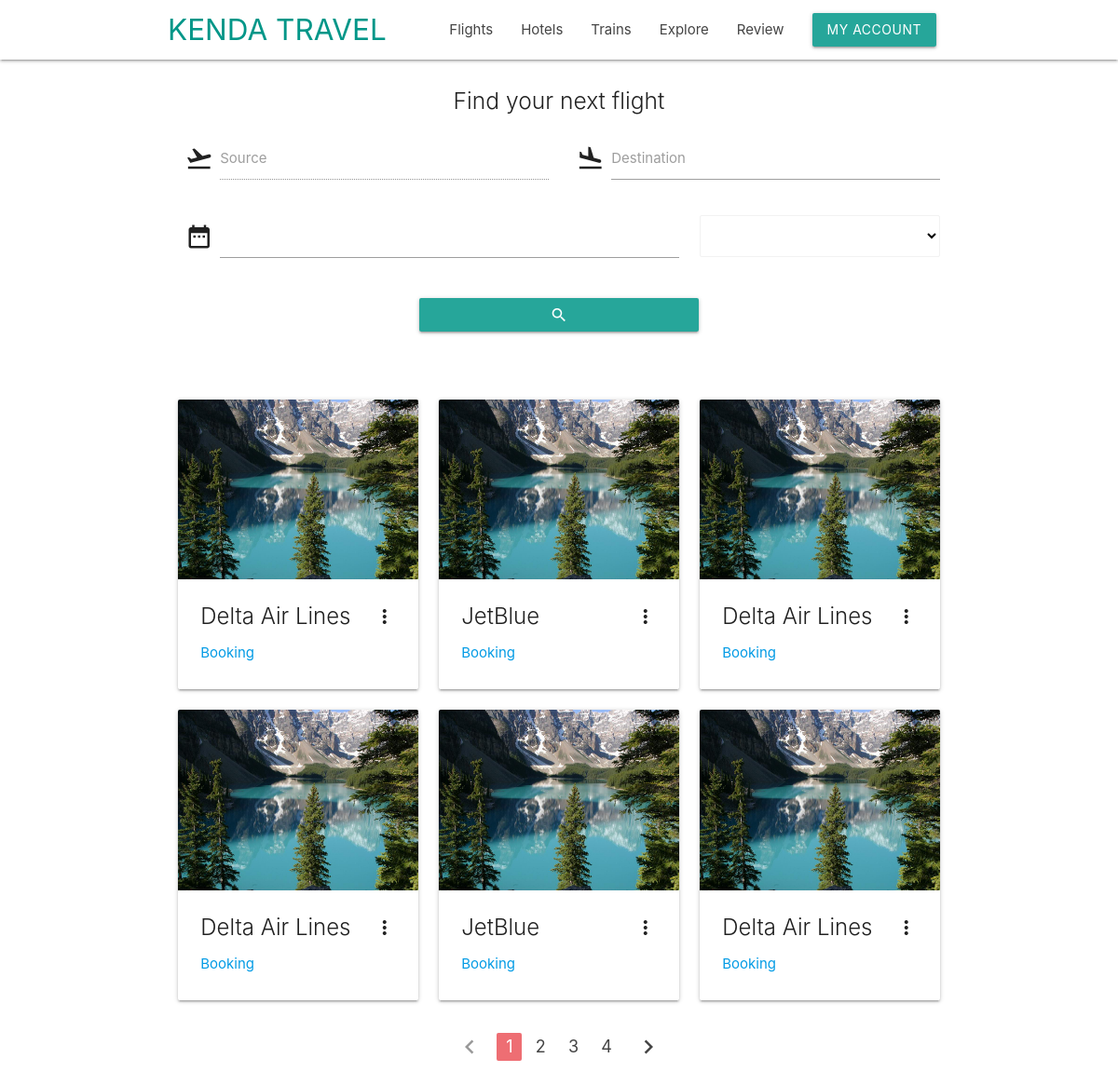
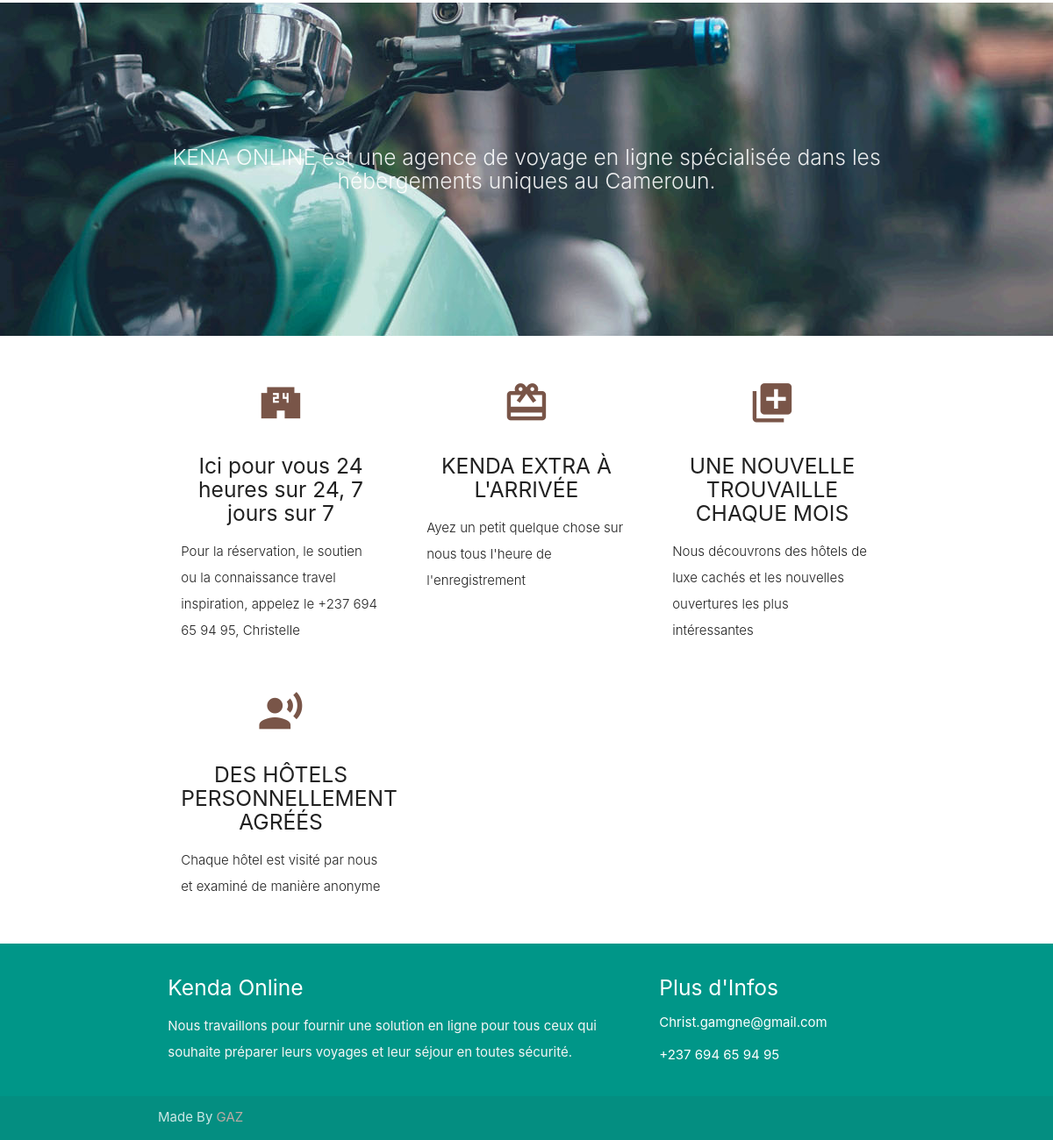
The page / on the database its author committed (2 pictures, top to bottom).
### travellite/models.py (models this page shows)
class Flight(models.Model):
	companyName = models.CharField(max_length=30)
	sourceLocation = models.CharField(max_length=30)
	destinationLocation = models.CharField(max_length=30)
	departureDate = models.DateField()
	departureTime = models.TimeField()
	fareEconomy = models.DecimalField(max_digits=6,decimal_places=2)
	fareBusiness = models.DecimalField(max_digits=6,decimal_places=2)
	fareFirst = models.DecimalField(max_digits=6,decimal_places=2)
	numSeatsRemainingEconomy = models.IntegerField()
	numSeatsRemainingBusiness = models.IntegerField()
	numSeatsRemainingFirst = models.IntegerField()

### travellite/views.py (the view)
# urls.py: path('', views.index, name='index'),
@csrf_exempt
def index(request):
	if request.method == 'POST':
		secret = 'kcnxkcjnxkvjnoeinvk'
		flights = Flight.objects.all()
		print(len(flights))
		source = request.POST.get('source')
		if is_valid_queryparam(source):
			try:
				sourceArr = source.split(',')
				sourceCity = sourceArr[0]
				flights = flights.filter(sourceLocation__icontains=sourceCity)
				print('In source location',len(flights))
				for f in flights:
					print(f)
			except Exception as e:
				print('error during splitting of source',e)
		destination = request.POST.get('destination')
		if is_valid_queryparam(destination):
			try:
				destinationArr = destination.split(',')
				destinationCity = destinationArr[0]
				flights = flights.filter(destinationLocation__icontains=destinationCity)
			except Exception as e:
				print('error during splitting of destination',e)
		startdate = request.POST.get('startdate')
		if is_valid_queryparam(startdate):
			try:
				startdate = startdate.split('-')
				year = int(startdate[0])
				month = int(startdate[1])
				day = int(startdate[2])
				flights = flights.filter(departureDate=datetime.date(year,month,day))
			except Exception as e:
				print('error during splitting of startdate',e)
		flightClass = request.POST.get('class')
		print(len(flights))
		return render(request, 'index.html',{"results":"yes", "some_list": flights, "class":flightClass})
	else:
		flights = Flight.objects.values()
		list_result = [entry for entry in flights]
		print(' --- In index')
		paginator = Paginator(list_result, 6)
		page_number = request.GET.get('page')
		page_obj = paginator.get_page(page_number)
		return render(request, 'index.html',{'page_obj':page_obj})

### travellite/templates/index.html (shortened to what this page needs)
{% extends "base.html" %} {% load static %} {% block content %}
<div id="index-banner">
  <div class="section no-pad-bot">
    <div class="container">
      <form id="search_flight" action="" method="POST">
        <div class="row center">
          <h5 class="header col s12 light">Find your next flight</h5>
          <div class="input-field col l6 s12">
            <i class="material-icons prefix">flight_takeoff</i>
            <input
              autocomplete="lkugjzfkugkjhfjkjgzkj"
              type="text"
              name="source"
              id="autocomplete-input"
              class="autocomplete"
            />
            <label for="autocomplete-input">Source</label>
          </div>
          <div class="input-field col l6 s12">
            <i class="material-icons prefix">flight_land</i>
            <input
              autocomplete="lkugjzfkugkjhfjkjgzkj"
              type="text"
              name="destination"
              id="autocomplete-input"
              class="autocomplete"
            />
            <label for="autocomplete-input">Destination</label>
          </div>
          <div class="input-field col l8 s12">
            <i class="material-icons prefix">date_range</i>
            <input type="text" name="startdate" class="datepicker" />
          </div>
          <div class="input-field col l4 s12">
            <select name="class" class="browser-default">
            </select>
          </div>
        </div>
        <div class="row center">
          <button
            onclick="event.preventDefault(); searchFlightsFunc(event)"
            class="btn waves-effect waves-light"
            style="width: 300px"
            type="submit">
            <i class="large material-icons">search</i>
          </button>
        </div>
      </form>
      <br /><br />
    </div>
  </div>
</div>
<div class="container">
  <div class="row">
    {% for flight in page_obj %}
    <div class="col s4">
      <div class="card">
        <div class="card-image waves-effect waves-block waves-light">
          <img src="{% static 'images/sample-1.jpg' %}" />
        </div>
        <div class="card-content">
          <span class="card-title activator grey-text text-darken-4">{{flight.companyName}}<i class="material-icons right">more_vert</i></span>
          <p><a href="#">Booking</a></p>
        </div>
</div>
    </div>
    {% endfor %}
  </div>
</div>
{% if page_obj.has_other_pages %}
<ul class="pagination center">
  {% if page_obj.has_previous %}
      <li class="waves-effect"><a href="?page={{ page_obj.previous_page_number }}"><i class="material-icons">chevron_left</i></a></li>
  {%else%}
  <li class="disabled"><a href="#"><i class="material-icons">chevron_left</i></a></li>
  {% endif %}
  {% for num_page in page_obj.paginator.page_range %}
    {% if page_obj.number == num_page %}
    <li class="active"><a href="?page={{ num_page }}">{{num_page}}</a></li>
    {% else %}
    <li class="waves-effect"><a href="?page={{ num_page }}">{{num_page}}</a></li>
    {% endif %}
  {% endfor %}
  {% if page_obj.has_next %}
      <li class="waves-effect"><a href="?page={{ page_obj.next_page_number }}"><i class="material-icons">chevron_right</i></a></li>
      {%else%}
      <li class="disabled"><a href="#"><i class="material-icons">chevron_right</i></a></li>
  {% endif %}
</ul>
{% endif %}
{% if results %}
<div class="row center">
  <div class="container">
    {% for obj in some_list %}
    <form action="" method="POST">
      {% csrf_token %}
      <div class="card teal lighten-2">
        <div class="card-content white-text">
          <span class="card-title">{{obj.companyName}}</span>
          <div class="row" style="font-size: 16px">
            <div class="col l4 m4 s4">
              <p>Source: {{obj.sourceLocation}}</p>
              <p>Destination: {{obj.destinationLocation}}</p>
            </div>
            <div class="col l4 m4 s4">
              <p>Departure Date: {{obj.departureDate}}</p>
              <p>Departure Time: {{obj.departureTime}}</p>
            </div>
            {% if class == "economy" %}
            <div class="col l4 m4 s4">
              <p>Class: economy</p>
              <p>Fare: {{obj.fareEconomy}}</p>
              <p>Seats Available: {{obj.numSeatsRemainingEconomy}}</p>
            </div>
            {% endif %} {% if class == "business" %}
            <div class="col l4 m4 s4">
              <p>Class: business</p>
            </div>
            <div class="col l4 m4 s4">
              <p>Fare: {{obj.fareBusiness}}</p>
            </div>
            <div class="col l4 m4 s4">
              <p>Seats Available: {{obj.numSeatsRemainingBusiness}}</p>
            </div>
            {% endif %} {% if class == "first" %}
            <div class="col l4 m4 s4">
              <p>Class: first</p>
            </div>
            <div class="col l4 m4 s4">
              <p>Fare: {{obj.fareFirst}}</p>
            </div>
            <div class="col l4 m4 s4">
              <p>Seats Available: {{obj.numSeatsRemainingFirst}}</p>
            </div>
            {% endif %}
          </div>
        </div>
        {% if request.session.current_user %}
        <div class="card-action">
          <a href="{% url 'book' %}?type=flight&class={{class}}&id={{obj.id}}"
            >Book Now</a
          >
        </div>
        {% endif %}
      </div>
    </form>
    {% endfor %}
  </div>
</div>
{% else %}
<div class="parallax-container valign-wrapper">
  <div class="section no-pad-bot">
    <div class="container">
      <div class="row center">
        <h5 class="header col s12 light">
          KENA ONLINE est une agence de voyage en ligne spécialisée dans les hébergements uniques au Cameroun.
        </h5>
      </div>
    </div>
  </div>
  <div class="parallax">
    <img
      src="{% static 'images/background1.jpg' %}"
      alt="Unsplashed background img 2"
    />
  </div>
</div>
<div class="container">
  <div class="section">
    <div class="row">
      <div class="col s12 m4">
        <div class="icon-block">
          <h2 class="center brown-text">
            <i class="material-icons">local_convenience_store</i>
          </h2>
          <h5 class="center">Ici pour vous 24 heures sur 24, 7 jours sur 7</h5>
          <p class="light">
            Pour la réservation, le soutien ou la connaissance
            travel inspiration, appelez le +237 694 65 94 95, Christelle
          </p>
        </div>
      </div>
      <div class="col s12 m4">
        <div class="icon-block">
          <h2 class="center brown-text"><i class="material-icons">redeem</i></h2>
          <h5 class="center">KENDA EXTRA À L'ARRIVÉE</h5>
          <p class="light">
            Ayez un petit quelque chose sur nous tous
            l'heure de l'enregistrement
          </p>
        </div>
      </div>
      <div class="col s12 m4">
        <div class="icon-block">
          <h2 class="center brown-text"><i class="material-icons">queue</i></h2>
          <h5 class="center">UNE NOUVELLE TROUVAILLE CHAQUE MOIS</h5>
          <p class="light">
            Nous découvrons des hôtels de luxe cachés et les nouvelles ouvertures les plus intéressantes
          </p>
        </div>
      </div>
      <div class="col s12 m4">
        <div class="icon-block">
          <h2 class="center brown-text"><i class="material-icons">record_voice_over</i></h2>
          <h5 class="center">DES HÔTELS PERSONNELLEMENT AGRÉÉS</h5>
          <p class="light">
            Chaque hôtel est visité par nous et examiné de manière anonyme
          </p>
        </div>
      </div>
    </div>
  </div>
</div>
{% endif %}
{% endblock content %}

### travellite/templates/base.html (shortened to what this page needs)
{% load static %}
<!DOCTYPE html>
<html lang="en">
  <head>
    <link
      href="{% static 'css/materialize.css' %}"
      type="text/css"
      rel="stylesheet"
      media="screen,projection"
    />
    <link
      href="{% static 'css/style.css' %}"
      type="text/css"
      rel="stylesheet"
      media="screen,projection"
    />
  </head>
  <body>
    <nav class="white" role="navigation">
      <div class="nav-wrapper container">
        <a id="logo-container" href="/" class="brand-logo teal-text"
          >KENDA TRAVEL</a
        >
        <ul class="right hide-on-med-and-down">
          <li><a href="/">Flights</a></li>
          <li><a href="/hotels">Hotels</a></li>
          <li><a href="/#">Trains</a></li>
          <li><a href="/explore">Explore</a></li>
          <li><a href="/reviews">Review</a></li>
          <a class="dropdown-trigger btn" href="#" data-target="dropdown1"
            >My Account</a
          >
        </ul>
      </div>
    </nav>
    {% block content %} {% endblock content %}
    <footer class="page-footer teal">
      <div class="container">
        <div class="row">
          <div class="col l8 s8">
            <h5 class="white-text">Kenda Online</h5>
            <p class="grey-text text-lighten-4">
              Nous travaillons pour fournir une solution en ligne pour
              tous ceux qui souhaite préparer leurs voyages et leur séjour en toutes sécurité.
            </p>
          </div>
          <div class="col l4 s4">
            <h5 class="white-text">Plus d'Infos</h5>
            <ul>
              <li><a class="white-text" href="#!">Christ.gamgne@gmail.com</a></li>
            </ul>
            <ul>
              <li><a class="white-text" href="#!">+237 694 65 94 95</a></li>
            </ul>
          </div>
        </div>
      </div>
      <div class="footer-copyright">
        <div class="container">
          Made By
          <a class="brown-text text-lighten-3" href="#"
            >GAZ</a
          >
        </div>
      </div>
    </footer>
  </body>
</html>

### static/css/style.css (style rules this page uses)
nav ul a, nav .brand-logo { color: #444; }
p { line-height: 2rem; }
.parallax-container { min-height: 380px; line-height: 0; height: auto; color: rgba(255,255,255,.9); }
.parallax-container .section { width: 100%; }
.icon-block { padding: 0 15px; }
.icon-block .material-icons { font-size: inherit; }
footer.page-footer { margin: 0; }

### rows shown on the page
Flight: companyName "Delta Air Lines"
Flight: companyName "JetBlue"
Flight: companyName "Delta Air Lines"
Flight: companyName "Delta Air Lines"
Flight: companyName "JetBlue"
Flight: companyName "Delta Air Lines"

### other values the page prints
{{ num_page }} "1"
{{ num_page }} "2" "3" "4"
